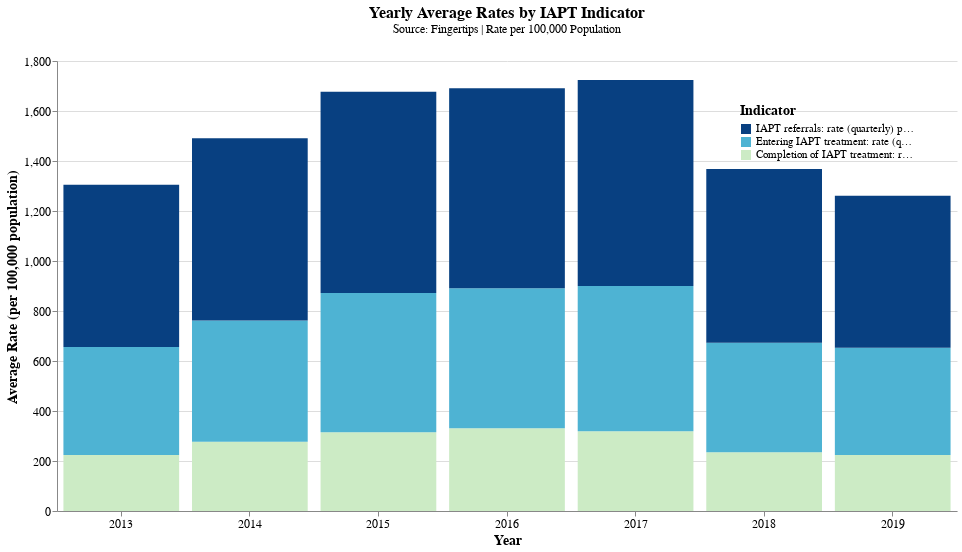

The code cell stored with this chart in its notebook:
### Code cell
# Create the improved stacked bar chart with adjusted size and padding for the legend
stacked_chart = alt.Chart(england_yearly_avg).mark_bar().encode(
    x=alt.X("Year:N", title="Year", axis=alt.Axis(labelAngle=0)),  # Horizontal x-axis labels
    y=alt.Y("Value:Q", title="Average Rate (per 100,000 population)", axis=alt.Axis(grid=True)),
    color=alt.Color(
        "Indicator Name:N",
        scale=alt.Scale(domain=list(color_palette.keys()), range=list(color_palette.values())),
        title="Indicator"
    ),
    tooltip=[
        alt.Tooltip("Year:N", title="Year"),
        alt.Tooltip("Indicator Name:N", title="Indicator"),
        alt.Tooltip("Value:Q", title="Rate", format=",.2f")
    ]
).properties(
    width=900,  # Increase chart width
    height=450,  # Increase chart height for better readability
    title=alt.TitleParams(
        text="Yearly Average Rates by IAPT Indicator",
        subtitle="Source: Fingertips | Rate per 100,000 Population",
        font="Arial",
        fontSize=16,
        subtitleFont="Arial",
        subtitleFontSize=12,
        anchor="middle",
        offset=20
    )
).configure_legend(
    titleFont="Arial",
    titleFontSize=14,
    labelFont="Arial",
    labelFontSize=11,
    orient="top-right",  # Keep legend on the top-right
    padding=25  # Add more padding for the legend
).configure_axis(
    labelFont="Arial",
    labelFontSize=12,
    titleFont="Arial",
    titleFontSize=14
).configure_title(
    fontSize=18,
    font="Arial",
    anchor="middle"
).configure_view(
    strokeWidth=0  # Remove chart border
)

stacked_chart

### Figure 1 — Vega-Lite specification as saved in the notebook (floating-point values rounded to 4 significant figures)
{"config": {"view": {"continuousWidth": 300, "continuousHeight": 300, "strokeWidth": 0}, "axis": {"labelFont": "Arial", "labelFontSize": 12, "titleFont": "Arial", "titleFontSize": 14}, "legend": {"labelFont": "Arial", "labelFontSize": 11, "orient": "top-right", "padding": 25, "titleFont": "Arial", "titleFontSize": 14}, "title": {"anchor": "middle", "font": "Arial", "fontSize": 18}}, "data": {"name": "data-00038f43522613172233c957b2832ee9"}, "mark": {"type": "bar"}, "encoding": {"color": {"field": "Indicator Name", "scale": {"domain": ["IAPT referrals: rate (quarterly) per 100,000 population", "Entering IAPT treatment: rate (quarterly) per 100,000 population", "Completion of IAPT treatment: rate (quarterly) per 100,000 population"], "range": ["#084081", "#4eb3d3", "#ccebc5"]}, "title": "Indicator", "type": "nominal"}, "tooltip": [{"field": "Year", "title": "Year", "type": "nominal"}, {"field": "Indicator Name", "title": "Indicator", "type": "nominal"}, {"field": "Value", "format": ",.2f", "title": "Rate", "type": "quantitative"}], "x": {"axis": {"labelAngle": 0}, "field": "Year", "title": "Year", "type": "nominal"}, "y": {"axis": {"grid": true}, "field": "Value", "title": "Average Rate (per 100,000 population)", "type": "quantitative"}}, "height": 450, "title": {"text": "Yearly Average Rates by IAPT Indicator", "anchor": "middle", "font": "Arial", "fontSize": 16, "offset": 20, "subtitle": "Source: Fingertips | Rate per 100,000 Population", "subtitleFont": "Arial", "subtitleFontSize": 12}, "width": 900, "$schema": "https://vega.github.io/schema/vega-lite/v5.20.1.json", "datasets": {"data-00038f43522613172233c957b2832ee9": [{"Year": "2013", "Indicator Name": "Completion of IAPT treatment: rate (quarterly) per 100,000 population", "Value": 223.8}, {"Year": "2013", "Indicator Name": "Entering IAPT treatment: rate (quarterly) per 100,000 population", "Value": 432.1}, {"Year": "2013", "Indicator Name": "IAPT referrals: rate (quarterly) per 100,000 population", "Value": 649.0}, {"Year": "2014", "Indicator Name": "Completion of IAPT treatment: rate (quarterly) per 100,000 population", "Value": 277.0}, {"Year": "2014", "Indicator Name": "Entering IAPT treatment: rate (quarterly) per 100,000 population", "Value": 484.8}, {"Year": "2014", "Indicator Name": "IAPT referrals: rate (quarterly) per 100,000 population", "Value": 729.4}, {"Year": "2015", "Indicator Name": "Completion of IAPT treatment: rate (quarterly) per 100,000 population", "Value": 314.6}, {"Year": "2015", "Indicator Name": "Entering IAPT treatment: rate (quarterly) per 100,000 population", "Value": 557.8}, {"Year": "2015", "Indicator Name": "IAPT referrals: rate (quarterly) per 100,000 population", "Value": 804.2}, {"Year": "2016", "Indicator Name": "Completion of IAPT treatment: rate (quarterly) per 100,000 population", "Value": 330.7}, {"Year": "2016", "Indicator Name": "Entering IAPT treatment: rate (quarterly) per 100,000 population", "Value": 559.8}, {"Year": "2016", "Indicator Name": "IAPT referrals: rate (quarterly) per 100,000 population", "Value": 800.6}, {"Year": "2017", "Indicator Name": "Completion of IAPT treatment: rate (quarterly) per 100,000 population", "Value": 319.5}, {"Year": "2017", "Indicator Name": "Entering IAPT treatment: rate (quarterly) per 100,000 population", "Value": 580.2}, {"Year": "2017", "Indicator Name": "IAPT referrals: rate (quarterly) per 100,000 population", "Value": 824.5}, {"Year": "2018", "Indicator Name": "Completion of IAPT treatment: rate (quarterly) per 100,000 population", "Value": 234.8}, {"Year": "2018", "Indicator Name": "Entering IAPT treatment: rate (quarterly) per 100,000 population", "Value": 438.5}, {"Year": "2018", "Indicator Name": "IAPT referrals: rate (quarterly) per 100,000 population", "Value": 694.9}, {"Year": "2019", "Indicator Name": "Completion of IAPT treatment: rate (quarterly) per 100,000 population", "Value": 224.1}, {"Year": "2019", "Indicator Name": "Entering IAPT treatment: rate (quarterly) per 100,000 population", "Value": 429.2}, {"Year": "2019", "Indicator Name": "IAPT referrals: rate (quarterly) per 100,000 population", "Value": 607.5}]}}
